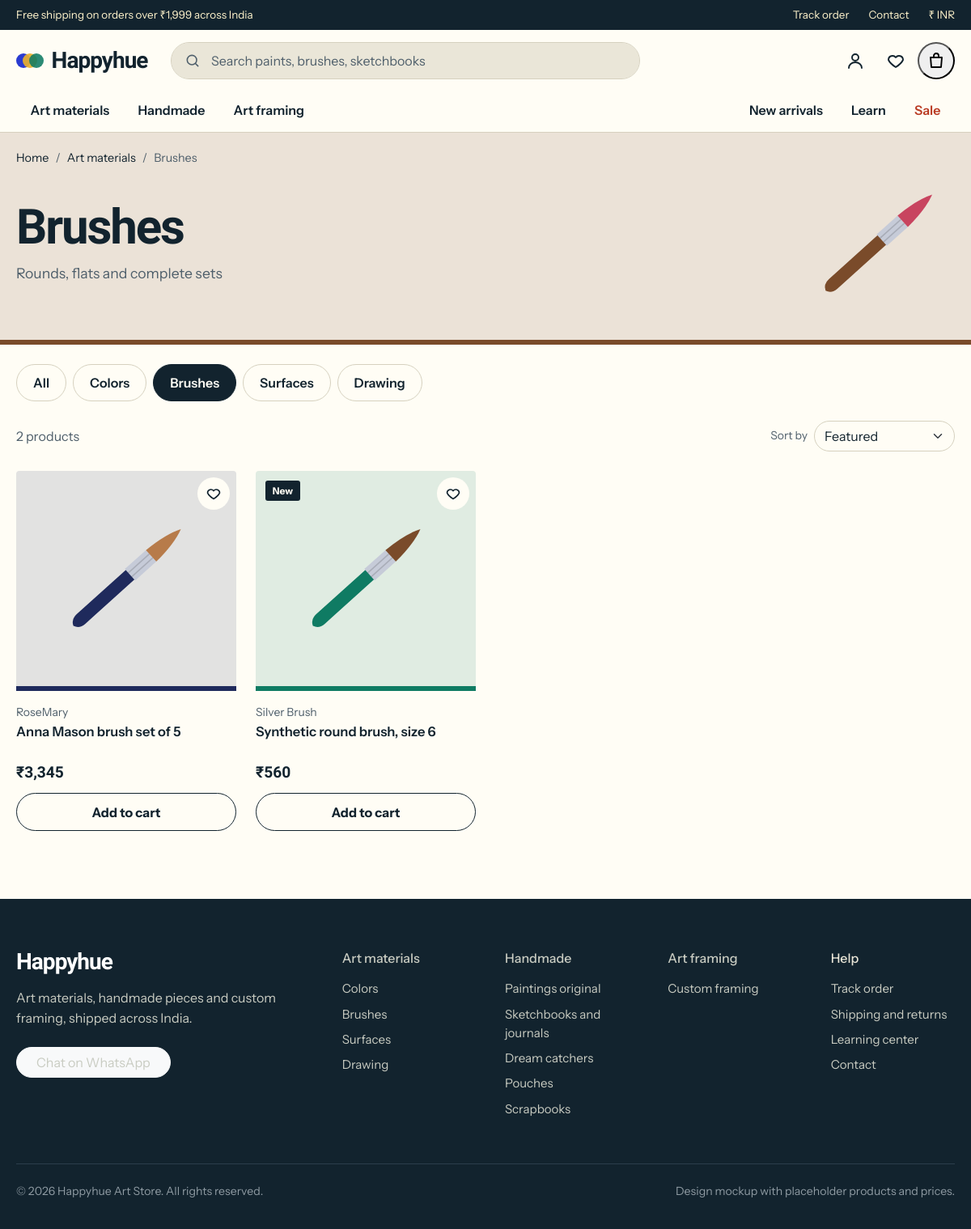
The page /shop/brushes/ on the database its author committed.
### store/models.py (models this page shows, shortened)
class Category(models.Model):
    parent = models.ForeignKey(
        "self", null=True, blank=True, on_delete=models.CASCADE, related_name="children"
    )
    name = models.CharField(max_length=80)
    slug = models.SlugField(unique=True)
    blurb = models.CharField(
        max_length=160, blank=True, help_text="One line shown on category tiles and at the top of the list page."
    )
    menu_blurb = models.CharField(
        max_length=120, blank=True, help_text="Shorter line for the mega menu. Falls back to the blurb."
    )
    icon = models.CharField(
        max_length=40, default="a-tube",
        help_text="Illustration id from templates/partials/sprite.html, for example a-tube.",
    )
    colors = models.CharField(
        max_length=60, default="#BA3521,#8A98A3,#CDBF9B", help_text="Up to three hex colors, comma separated."
    )
    sort_order = models.PositiveSmallIntegerField(default=0)
    is_active = models.BooleanField(default=True)
    class Meta:
        ordering = ["sort_order", "name"]
        verbose_name_plural = "categories"
    def get_absolute_url(self):
        return reverse("store:category", args=[self.slug])
    @property
    def c(self):
        return split_colors(self.colors)
    def subtree_ids(self):
        ids = [self.pk]
        frontier = [self.pk]
        while frontier:
            frontier = list(Category.objects.filter(parent_id__in=frontier).values_list("pk", flat=True))
            ids += frontier
        return ids

class Product(models.Model):
    class HomeTab(models.TextChoices):
        NONE = "", "Not on the homepage"
        BEST = "best", "Bestsellers"
        NEW = "new", "New arrivals"
        HAND = "hand", "Handmade picks"
    category = models.ForeignKey(Category, on_delete=models.PROTECT, related_name="products")
    name = models.CharField(max_length=200)
    slug = models.SlugField(max_length=220, unique=True, blank=True)
    brand = models.CharField(max_length=80, help_text="Brand, or the maker for handmade pieces.")
    description = models.TextField(blank=True)
    price = models.DecimalField(max_digits=10, decimal_places=2)
    compare_at_price = models.DecimalField(
        max_digits=10, decimal_places=2, null=True, blank=True,
        help_text="Original price. Shown struck through next to the sale price.",
    )
    badge = models.CharField(max_length=20, blank=True, help_text="For example New, Sale or Bestseller.")
    stock = models.PositiveIntegerField(default=0)
    icon = models.CharField(
        max_length=40, default="a-tube", help_text="Illustration id from templates/partials/sprite.html."
    )
    colors = models.CharField(
        max_length=60, default="#BA3521,#8A98A3,#CDBF9B", help_text="Up to three hex colors, comma separated."
    )
    home_tab = models.CharField(max_length=8, choices=HomeTab.choices, blank=True, default="")
    sort_order = models.PositiveIntegerField(default=0, help_text="Lower numbers come first in Featured order.")
    is_active = models.BooleanField(default=True)
    created_at = models.DateTimeField(auto_now_add=True)
    objects = ProductQuerySet.as_manager()
    class Meta:
        ordering = ["sort_order", "id"]
    @property
    def by(self):
        return self.brand
    @property
    def c(self):
        return split_colors(self.colors)
    @property
    def old_price(self):
        return self.compare_at_price
    @property
    def in_stock(self):
        return self.stock > 0
    def get_absolute_url(self):
        return reverse("store:product", args=[self.slug])
    @property
    def gallery(self):
        return list(self.images.all())
    @property
    def main_image(self):
        images = self.gallery
        return images[0] if images else None

### store/views.py (the view)
# urls.py: path("shop/<slug:slug>/", views.category, name="category"),
def category(request, slug):
    category = get_object_or_404(Category.objects.select_related("parent"), slug=slug, is_active=True)
    pills_root = category.parent or category
    subcategories = pills_root.children.filter(is_active=True)
    sort = request.GET.get("sort", "featured")
    if sort not in SORTS:
        sort = "featured"
    products = (
        Product.objects.active()
        .filter(category__in=category.subtree_ids())
        .order_by(*SORTS[sort][1])
    )
    page_obj = Paginator(products, PAGE_SIZE).get_page(request.GET.get("page"))
    cta_href = next((c.get("cta_href") for c in data.CATEGORIES if c["slug"] == pills_root.slug), "")
    context = {
        "category": category,
        "pills_root": pills_root,
        "subcategories": subcategories,
        "page_obj": page_obj,
        "sort": sort,
        "sorts": [(key, label) for key, (label, _) in SORTS.items()],
        "builder_url": reverse("store:home") + cta_href if cta_href else "",
    }
    return render(request, "category.html", context)

### store/context_processors.py (called while the page is built)
def storefront(request):
    return {
        "store_name": data.STORE_NAME,
        "categories": get_navigation(request),
        "free_shipping_threshold": data.FREE_SHIPPING_THRESHOLD,
        "help_links": data.HELP_LINKS,
    }

### store/models.py (called while the page is built)
def split_colors(value):
    return [c.strip() for c in value.split(",") if c.strip()]

    def active(self):
        return self.filter(is_active=True, category__is_active=True).prefetch_related("images")

### store/navigation.py (called while the page is built)
def _count_label(n):
    return f"{n} item{'s' if n != 1 else ''}" if n else ""

def get_navigation(request):
    if not hasattr(request, "_store_navigation"):
        request._store_navigation = build_navigation()
    return request._store_navigation

### store/templatetags/store_extras.py (called while the page is built)
@register.filter
def inr(value):
    try:
        n = int(round(float(value)))
    except (TypeError, ValueError):
        return value
    digits = str(abs(n))
    if len(digits) > 3:
        head, tail = digits[:-3], digits[-3:]
        groups = []
        while len(head) > 2:
            groups.insert(0, head[-2:])
            head = head[:-2]
        if head:
            groups.insert(0, head)
        digits = ",".join(groups + [tail])
    return f"₹{'-' if n < 0 else ''}{digits}"

@register.filter
def css_vars(colors):
    colors = list(colors)
    c1 = colors[0]
    c2 = colors[1] if len(colors) > 1 else c1
    c3 = colors[2] if len(colors) > 2 else c1
    return f"--c1:{c1};--c2:{c2};--c3:{c3}"

### store/templates/category.html (shortened to what this page needs)
{% extends "base.html" %}
{% load static store_extras %}
{% block content %}
<section class="cat-hero" style="{{ category.c|css_vars }}">
  <div class="container">
    <nav aria-label="Breadcrumb">
      <ol class="breadcrumb">
        <li class="breadcrumb-item"><a href="{% url 'store:home' %}">Home</a></li>
        {% if category.parent %}<li class="breadcrumb-item"><a href="{{ category.parent.get_absolute_url }}">{{ category.parent.name }}</a></li>{% endif %}
        <li class="breadcrumb-item active" aria-current="page">{{ category.name }}</li>
      </ol>
    </nav>
    <div class="cat-hero__body">
      <div>
        <h1>{{ category.name }}</h1>
        {% if category.blurb %}<p>{{ category.blurb }}</p>{% endif %}
      </div>
      <svg class="cat-hero__art" viewBox="0 0 120 120" aria-hidden="true"><use href="#{{ category.icon }}"/></svg>
    </div>
  </div>
</section>
<section class="section pt-4">
  <div class="container">
    {% if subcategories %}
    <ul class="nav nav-pills cat-pills mb-4" aria-label="{{ pills_root.name }} sub-categories">
      <li class="nav-item"><a class="nav-link{% if category.pk == pills_root.pk %} active{% endif %}" href="{{ pills_root.get_absolute_url }}"{% if category.pk == pills_root.pk %} aria-current="page"{% endif %}>All</a></li>
      {% for sub in subcategories %}
      <li class="nav-item"><a class="nav-link{% if sub.pk == category.pk %} active{% endif %}" href="{{ sub.get_absolute_url }}"{% if sub.pk == category.pk %} aria-current="page"{% endif %}>{{ sub.name }}</a></li>
      {% endfor %}
    </ul>
    {% endif %}
    {% if page_obj.paginator.count %}
    <form class="toolbar" method="get">
      <p class="mb-0 text-body-secondary">{{ page_obj.paginator.count }} product{{ page_obj.paginator.count|pluralize }}</p>
      <div class="d-flex align-items-center gap-2">
        <label class="small text-body-secondary" for="sort">Sort by</label>
        <select class="form-select" id="sort" name="sort">
          {% for key, label in sorts %}<option value="{{ key }}"{% if key == sort %} selected{% endif %}>{{ label }}</option>{% endfor %}
        </select>
      </div>
    </form>
    <div class="row row-cols-2 row-cols-lg-4 g-3 g-lg-4">
      {% for p in page_obj %}
      <div class="col">{% include "partials/product_card.html" with p=p %}</div>
      {% endfor %}
    </div>
    {% elif builder_url %}
    <div class="empty-state">
      <h2>Framed to measure</h2>
      <p>Custom framing is made to order. Pick a size, a frame and a mat, and see the result as you build it.</p>
      <a class="btn btn-primary btn-lg rounded-pill px-4" href="{{ builder_url }}">Design your frame</a>
    </div>
    {% else %}
    <div class="empty-state">
      <h2>Nothing here yet</h2>
      <p>New {{ category.name|lower }} are on their way. Have a look at the rest of the shop in the meantime.</p>
      <a class="btn btn-primary btn-lg rounded-pill px-4" href="{% url 'store:home' %}">Back to the shop</a>
    </div>
    {% endif %}
  </div>
</section>
{% endblock %}

### store/templates/base.html (shortened to what this page needs)
{% load static store_extras %}<!doctype html>
<html lang="en" data-bs-theme="light">
<head>
  <link rel="stylesheet" href="https://cdn.jsdelivr.net/npm/bootstrap@5.3.8/dist/css/bootstrap.min.css"
>
  <link rel="stylesheet" href="{% static 'css/site.css' %}">
</head>
<body>
  <div class="announce">
    <div class="container d-flex justify-content-between align-items-center gap-3 py-2">
      <p class="mb-0">Free shipping on orders over {{ free_shipping_threshold|inr }} across India</p>
      <nav class="d-none d-md-flex gap-4" aria-label="Utility">
        <a href="#">Track order</a>
        <a href="#">Contact</a>
        <a href="#">₹ INR</a>
      </nav>
    </div>
  </div>
  <header class="site-header sticky-top bg-body border-bottom">
    <div class="container topbar">
      <a class="brand" href="{% url 'store:home' %}" aria-label="{{ store_name }} Art Store, home">
        <svg viewBox="0 0 34 26" aria-hidden="true"><circle cx="9" cy="13" r="9" fill="#2A3BD0"/><circle cx="17" cy="13" r="9" fill="#E8B02E" opacity=".92"/><circle cx="25" cy="13" r="9" fill="#0F7B63" opacity=".88"/></svg>
        {{ store_name }}
      </a>
      <form class="search" role="search" action="{% url 'store:home' %}" method="get">
        <input id="q" name="q" type="search" class="form-control" placeholder="Search paints, brushes, sketchbooks" autocomplete="off">
      </form>
      <div class="ms-auto d-flex gap-1">
        <a class="icon-btn" href="{% if user.is_authenticated %}{% url 'accounts:orders' %}{% else %}{% url 'accounts:login' %}{% if request.resolver_match.view_name != 'accounts:login' %}?next={{ request.get_full_path|urlencode }}{% endif %}{% endif %}" aria-label="{% if user.is_authenticated %}My account and orders{% else %}Sign in{% endif %}"><svg class="ico" viewBox="0 0 24 24" aria-hidden="true"><use href="#u-user"/></svg></a>
        <a class="icon-btn" href="#" aria-label="Wishlist"><svg class="ico" viewBox="0 0 24 24" aria-hidden="true"><use href="#u-heart"/></svg><span class="count" id="wishCount" hidden>0</span></a>
        <button class="icon-btn" type="button" data-bs-toggle="offcanvas" data-bs-target="#cartDrawer" aria-controls="cartDrawer" aria-label="Open cart">
          <svg class="ico" viewBox="0 0 24 24" aria-hidden="true"><use href="#u-bag"/></svg><span class="count" id="cartCount" hidden>0</span>
        </button>
      </div>
    </div>
    <nav class="d-none d-lg-block" aria-label="Shop categories">
      <div class="container">
        <ul class="nav cats">
          {% for cat in categories %}
          <li class="nav-item">
            <a class="nav-link" href="{{ cat.url }}">{{ cat.name }}</a>
          </li>
          {% endfor %}
          <li class="nav-item ms-auto"><a class="nav-link" href="{% url 'store:home' %}#shop">New arrivals</a></li>
          <li class="nav-item"><a class="nav-link" href="{% url 'store:home' %}#learn">Learn</a></li>
          <li class="nav-item"><a class="nav-link text-sale" href="{% url 'store:home' %}#shop">Sale</a></li>
        </ul>
      </div>
    </nav>
  </header>
  <main id="main">
    {% block content %}{% endblock %}
  </main>
  <footer class="foot">
    <div class="container">
      <div class="row g-5">
        <div class="col-lg-4">
          <span class="brand text-white">{{ store_name }}</span>
          <p class="foot-muted mt-3 mb-4">Art materials, handmade pieces and custom framing, shipped across India.</p>
          <a class="btn btn-light rounded-pill px-4" href="#">Chat on WhatsApp</a>
        </div>
        {% for cat in categories %}
        <div class="col-6 col-lg-2">
          <h3 class="h6 mb-3"><a href="{{ cat.url }}">{{ cat.name }}</a></h3>
          <ul class="list-unstyled mb-0">
            {% for child in cat.children %}<li class="mb-2"><a href="{{ child.url }}">{{ child.name }}</a></li>{% endfor %}
          </ul>
        </div>
        {% endfor %}
        <div class="col-6 col-lg-2">
          <h3 class="h6 mb-3">Help</h3>
          <ul class="list-unstyled mb-0">
            {% for link in help_links %}<li class="mb-2"><a href="#">{{ link }}</a></li>{% endfor %}
          </ul>
        </div>
      </div>
      <div class="foot-legal d-flex flex-wrap justify-content-between gap-2">
        <span>© {% now "Y" %} {{ store_name }} Art Store. All rights reserved.</span>
        <span>Design mockup with placeholder products and prices.</span>
      </div>
    </div>
  </footer>
</body>
</html>

### store/templates/partials/product_card.html (shortened to what this page needs)
{% load store_extras l10n %}
<article class="pcard" style="{{ p.c|css_vars }}">
  <div class="pcard-img" style="position:relative;overflow:hidden">
    {% if p.badge %}<span class="badge pcard-badge{% if p.badge == 'Sale' %} pcard-badge--sale{% endif %}">{{ p.badge }}</span>{% endif %}
    <button class="wish" type="button" data-wish="{{ p.id }}" aria-pressed="false" aria-label="Save {{ p.name }} to wishlist">
      <svg class="ico" viewBox="0 0 24 24" aria-hidden="true"><use href="#u-heart"/></svg>
    </button>
    {% if not p.main_image %}<svg viewBox="0 0 120 120" aria-hidden="true"><use href="#{{ p.icon }}"/></svg>{% endif %}
  </div>
  <div class="pt-3">
    <p class="small text-body-secondary mb-0">{{ p.by }}</p>
    <h3 class="pcard-name"><a href="{{ p.get_absolute_url }}" class="text-reset text-decoration-none">{{ p.name }}</a></h3>
    <p class="pcard-price mb-0">{{ p.price|inr }}{% if p.old_price %}<s>{{ p.old_price|inr }}</s>{% endif %}</p>
    {% if p.in_stock %}
    <button class="btn btn-ink w-100 mt-3" type="button" data-add
            data-id="{{ p.id }}" data-name="{{ p.name }}" data-by="{{ p.by }}"
            data-price="{{ p.price|unlocalize }}" data-icon="{{ p.icon }}" data-colors="{{ p.c|join:',' }}">Add to cart</button>
    {% else %}
    <button class="btn btn-ink w-100 mt-3" type="button" disabled>Sold out</button>
    {% endif %}
  </div>
</article>

### rows shown on the page
Category: name "Art materials", name "Art materials"
Category: name "Handmade", name "Handmade"
Category: name "Art framing", name "Art framing"
Category: parent.name "Art materials", name "Brushes", blurb "Rounds, flats and complete sets", name "Brushes"
Category: name "Colors", name "Colors"
Category: name "Surfaces", name "Surfaces"
Category: name "Drawing", name "Drawing"
Product: by "RoseMary", name "Anna Mason brush set of 5", price|inr "₹3,345"
Product: badge "New", by "Silver Brush", name "Synthetic round brush, size 6", price|inr "₹560"
Category: name "Paintings original"
Category: name "Sketchbooks and journals"
Category: name "Dream catchers"
Category: name "Pouches"
Category: name "Scrapbooks"
Category: name "Custom framing"

### other values the page prints
{{ free_shipping_threshold|inr }} "₹1,999"
{{ store_name }} "Happyhue"
{{ page_obj.paginator.count }} "2"
{{ link }} "Track order" "Shipping and returns" "Learning center" "Contact"
form field sort "Featured"
